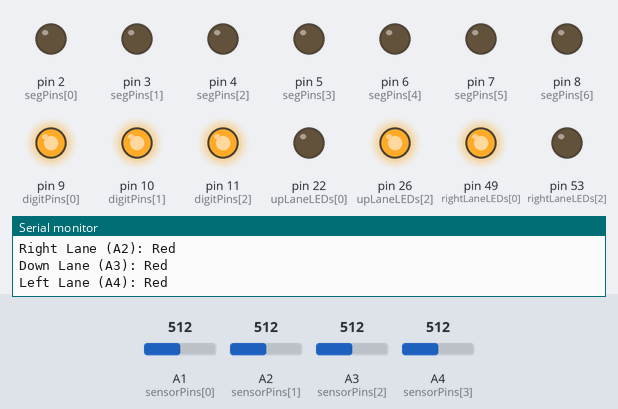
Bench run of a sketch on a simulated Arduino Mega 2560, built with avr-gcc and run on an emulated ATmega2560. On the bench: output pins drawn as LEDs (lit = HIGH), the last lines printed to the serial monitor. The test bench sets the inputs (shaded band); at power-on: A2 (sensorPins[1]) = 512, A1 (sensorPins[0]) = 512, A3 (sensorPins[2]) = 512, A4 (sensorPins[3]) = 512.

Above: at 1.2 s.
1.3 s: A2 (sensorPins[1]) set to 988
2.8 s: A2 (sensorPins[1]) set to 1011
At 3.8 s:
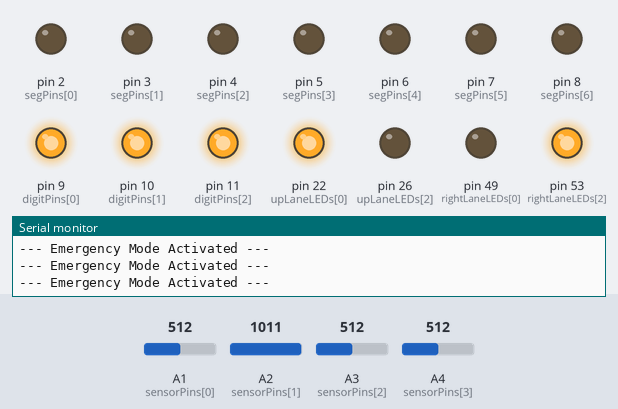
Timing chart, 0 to 5.8 s (numbered marks = the images above; inputs shaded):
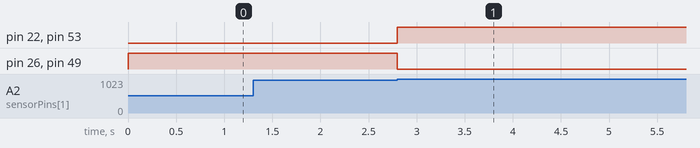

Measured:
- the behaviour switches between 1000 and 1001 on A2 (sensorPins[1]) (found by bisection; images 0 and 1)
- after the input at 1.3 s, every drawn part: stays the same
- after the input at 2.8 s, pin 22 (upLaneLEDs[0]), pin 53 (rightLaneLEDs[2]): LOW → HIGH at once; pin 26 (upLaneLEDs[2]), pin 49 (rightLaneLEDs[0]): HIGH → LOW at once

The sketch:

megaI2C_from_esp8266.ino
```cpp
#include <Wire.h>

// Define analog pins for emergency vehicle detection
const int sensorPins[4] = {A1, A2, A3, A4};
const int countdownReductionPin = A0; // Define A0 for countdown reduction

// Define signal timings
int timers[4] = {20, 20, 20, 20}; // Timer for each lane (in seconds)
int yellowTime = 2;               // Duration for yellow light (in seconds)
int currentTimer = 20;            // Current timer for the active lane
int activeLane = 0;               // Index of the active lane
bool emergencyMode = false;
bool yellowMode = false;          // Indicates if yellow light is active
unsigned long yellowStartTime = 0;
unsigned long emergencyPauseTime = 0;
int previousLane = -1;            // Lane that was active before emergency

// Lane names for readability
const char* laneNames[4] = {"Up Lane (A1)", "Right Lane (A2)", "Down Lane (A3)", "Left Lane (A4)"};

// Time tracking
unsigned long lastUpdateTime = 0;

// I2C variables
volatile int mode = 1; // Mode received from ESP8266 via I2C
int var1 = 1;

// 7-segment display pins
const int segPins[7] = {2, 3, 4, 5, 6, 7, 8}; // Segment pins A-G
const int digitPins[4] = {9, 10, 11, 12};     // Control pins for the 4 digits

// LED pins for traffic lights
const int upLaneLEDs[3] = {22, 24, 26};    // RED, YELLOW, GREEN
const int downLaneLEDs[3] = {23, 25, 27};  // RED, YELLOW, GREEN
const int leftLaneLEDs[3] = {48, 50, 52};  // RED, YELLOW, GREEN
const int rightLaneLEDs[3] = {49, 51, 53}; // RED, YELLOW, GREEN

// Lane transition pins
const int laneTransitionPins[4] = {14, 15, 16, 17}; // Up, Right, Down, Left

// I2C receive function
void receiveEvent(int bytes) {
  if (Wire.available() > 0) {
    mode = Wire.read(); // Read the mode sent by ESP8266
    //Serial.print("Mode received: ");
    Serial.println(mode);
    var1 = mode-48;
    Serial.println(var1);
  }
}

void setup() {
  Serial.begin(9600);  // Initialize serial communication

  // Initialize I2C communication
  Wire.begin(8); // Arduino acts as I2C slave with address 8
  Wire.onReceive(receiveEvent); // Set up receiveEvent to handle incoming data

  // Initialize segment pins as outputs
  for (int i = 0; i < 7; i++) {
    pinMode(segPins[i], OUTPUT);
  }

  // Initialize digit control pins as outputs
  for (int i = 0; i < 4; i++) {
    pinMode(digitPins[i], OUTPUT);
    digitalWrite(digitPins[i], HIGH); // Turn off all digits initially
  }

  // Initialize LED pins as outputs
  for (int i = 0; i < 3; i++) {
    pinMode(upLaneLEDs[i], OUTPUT);
    pinMode(downLaneLEDs[i], OUTPUT);
    pinMode(leftLaneLEDs[i], OUTPUT);
    pinMode(rightLaneLEDs[i], OUTPUT);
  }

  // Initialize lane transition pins as outputs
  for (int i = 0; i < 4; i++) {
    pinMode(laneTransitionPins[i], OUTPUT);
    digitalWrite(laneTransitionPins[i], LOW); // Turn off all lane transition pins initially
  }

  // Set the first lane to start
  activeLane = 0;
  currentTimer = timers[activeLane];
  printSignalStatus();
}

void loop() {
  // Check mode and execute the corresponding logic
  switch (var1) {
    case 1:
      // Normal operation and emergency handling
      handleNormalAndEmergency();
      break;

    case 2:
      // Placeholder for Mode 2 logic
      Serial.println("Mode 2 is not yet implemented.");
      delay(1000);
      break;

    case 3:
      // Placeholder for Mode 3 logic
      Serial.println("Mode 3 is not yet implemented.");
      delay(1000);
      break;

    case 4:
      // Placeholder for Mode 4 logic
      Serial.println("Mode 4 is not yet implemented.");
      delay(1000);
      break;

    default:
      // Handle invalid modes
      Serial.println("Invalid mode selected. Please select a valid mode.");
      delay(1000);
      break;
  }
}

void handleNormalAndEmergency() {
  // Check for emergency vehicles and normal countdown logic
  bool emergencyDetected = false;
  int emergencyLane = -1;
  for (int i = 0; i < 4; i++) {
    if (analogRead(sensorPins[i]) > 1000) {
      emergencyDetected = true;
      emergencyLane = i;
      break;
    }
  }

  if (emergencyDetected) {
    if (!emergencyMode) {
      previousLane = activeLane;
      emergencyPauseTime = currentTimer;
      emergencyMode = true;
    }
    handleEmergency(emergencyLane);
  } else {
    if (emergencyMode) {
      emergencyMode = false;
      activeLane = previousLane;
      currentTimer = emergencyPauseTime;
      printSignalStatus();
    }
    normalOperation();
  }
}

void normalOperation() {
  // Normal traffic light operation logic
  if (yellowMode) {
    if (millis() - yellowStartTime >= yellowTime * 1000) {
      yellowMode = false;
      activeLane = (activeLane + 1) % 4;
      currentTimer = timers[activeLane];
      printSignalStatus();
    }
  } else {
    if (millis() - lastUpdateTime >= 1000) {
      lastUpdateTime = millis();
      if (currentTimer > 0) {
        currentTimer--;
      }
      if (currentTimer <= 0) {
        yellowMode = true;
        yellowStartTime = millis();
        setTrafficLights(activeLane, LOW, HIGH);
        Serial.println("\n--- Yellow Mode Activated ---");
        Serial.print(laneNames[activeLane]);
        Serial.println(": Yellow (Transition to Red)");
      }
    }
  }
}

void handleEmergency(int emergencyLane) {
  // Emergency handling logic
  Serial.println("\n--- Emergency Mode Activated ---");
  setTrafficLights(emergencyLane, HIGH, LOW);
  for (int i = 0; i < 4; i++) {
    if (i != emergencyLane) {
      setTrafficLights(i, LOW, LOW);
    }
  }

  if (analogRead(sensorPins[emergencyLane]) <= 1000) {
    emergencyMode = false;
    activeLane = previousLane;
    currentTimer = emergencyPauseTime;
    printSignalStatus();
  }
}

void printSignalStatus() {
  // Print signal status to Serial
  Serial.println("\n--- Signal Status Update ---");
  Serial.print(laneNames[activeLane]);
  Serial.println(": Green");
  setTrafficLights(activeLane, HIGH, LOW);
  for (int i = 0; i < 4; i++) {
    if (i != activeLane) {
      Serial.print(laneNames[i]);
      Serial.println(": Red");
      setTrafficLights(i, LOW, LOW);
    }
  }
}

void setTrafficLights(int lane, bool greenState, bool yellowState) {
  // Set traffic light states
  switch (lane) {
    case 0:
      digitalWrite(upLaneLEDs[0], !greenState);
      digitalWrite(upLaneLEDs[1], yellowState);
      digitalWrite(upLaneLEDs[2], greenState);
      break;
    case 1:
      digitalWrite(rightLaneLEDs[0], !greenState);
      digitalWrite(rightLaneLEDs[1], yellowState);
      digitalWrite(rightLaneLEDs[2], greenState);
      break;
    case 2:
      digitalWrite(downLaneLEDs[0], !greenState);
      digitalWrite(downLaneLEDs[1], yellowState);
      digitalWrite(downLaneLEDs[2], greenState);
      break;
    case 3:
      digitalWrite(leftLaneLEDs[0], !greenState);
      digitalWrite(leftLaneLEDs[1], yellowState);
      digitalWrite(leftLaneLEDs[2], greenState);
      break;
  }
}
```
